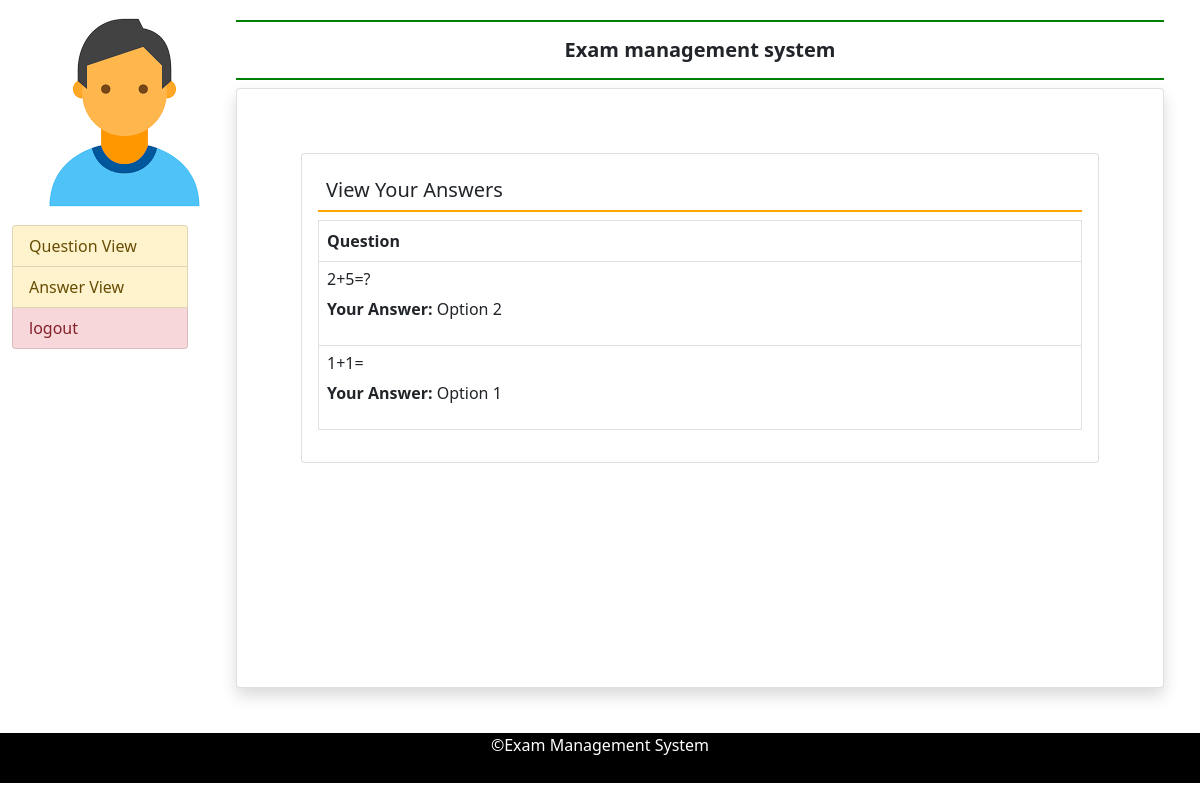
The page /show_answers (signed in) on the database its author committed.
### examapp/models.py (models this page shows)
class Answer(models.Model):
    user = models.ForeignKey(User, on_delete=models.CASCADE)
    question = models.ForeignKey(Exam, on_delete=models.CASCADE)
    answer_id = models.PositiveIntegerField()  # Store the selected answer (1, 2, 3, or 4)

class Exam(models.Model):
    user = models.ForeignKey(User, on_delete=models.CASCADE)
    question = models.TextField()
    ans1 = models.CharField(max_length=255)
    ans2 = models.CharField(max_length=255)
    ans3 = models.CharField(max_length=255)
    ans4 = models.CharField(max_length=255)

### examapp/views.py (the view)
# urls.py: path('show_answers',views.show_answers,name='show_answers'),
def show_answers(request):
    student_answers = Answer.objects.filter(user=request.user)
    context = {
        'student_answers': student_answers
    }
    return render(request, 'show_answer.html', context)

### template/show_answer.html
{% extends "student_base.html" %}
{% block main %}
 <div class="card  m-5">
    <div class="card-body">
        <h5 class="p-2 " style='border-bottom:2px solid orange'>View Your Answers</h5>
<table class="table table-bordered">
    <thead>
      <tr>
        <th>Question</th>
      </tr>
    </thead>
    <tbody>
    {% for answer in student_answers %}
            <tr>
              <td>  <h6>{{ answer.question.question }}</h6>
            <p><strong>Your Answer:</strong> Option {{ answer.answer_id }}</p></td>
            </tr>
          {% endfor %}
    </tbody>
  </table>
    </div>
 </div>
{% endblock %}

### rows shown on the page
Answer: question.question "2+5=?", answer_id "2"
Answer: question.question "1+1=", answer_id "1"
